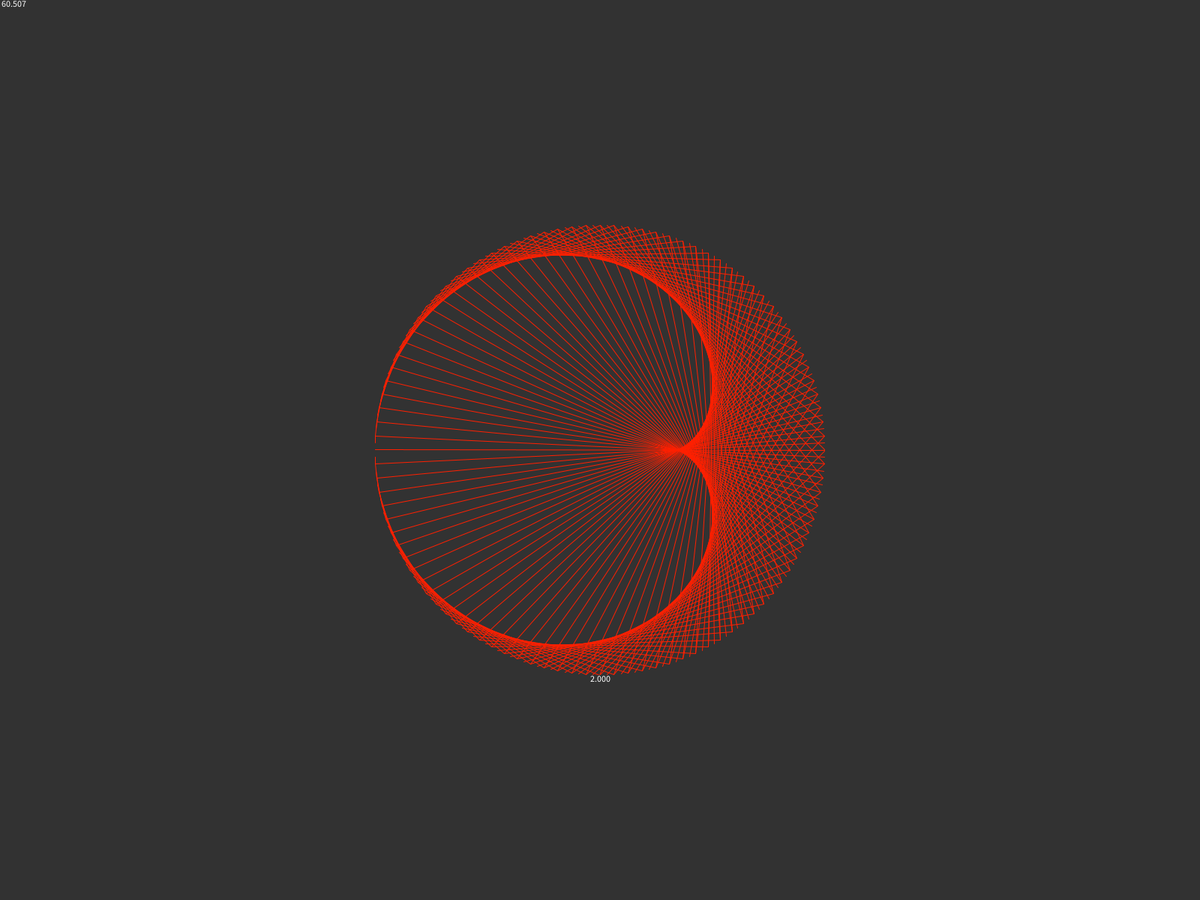
Frame 1 (no input)
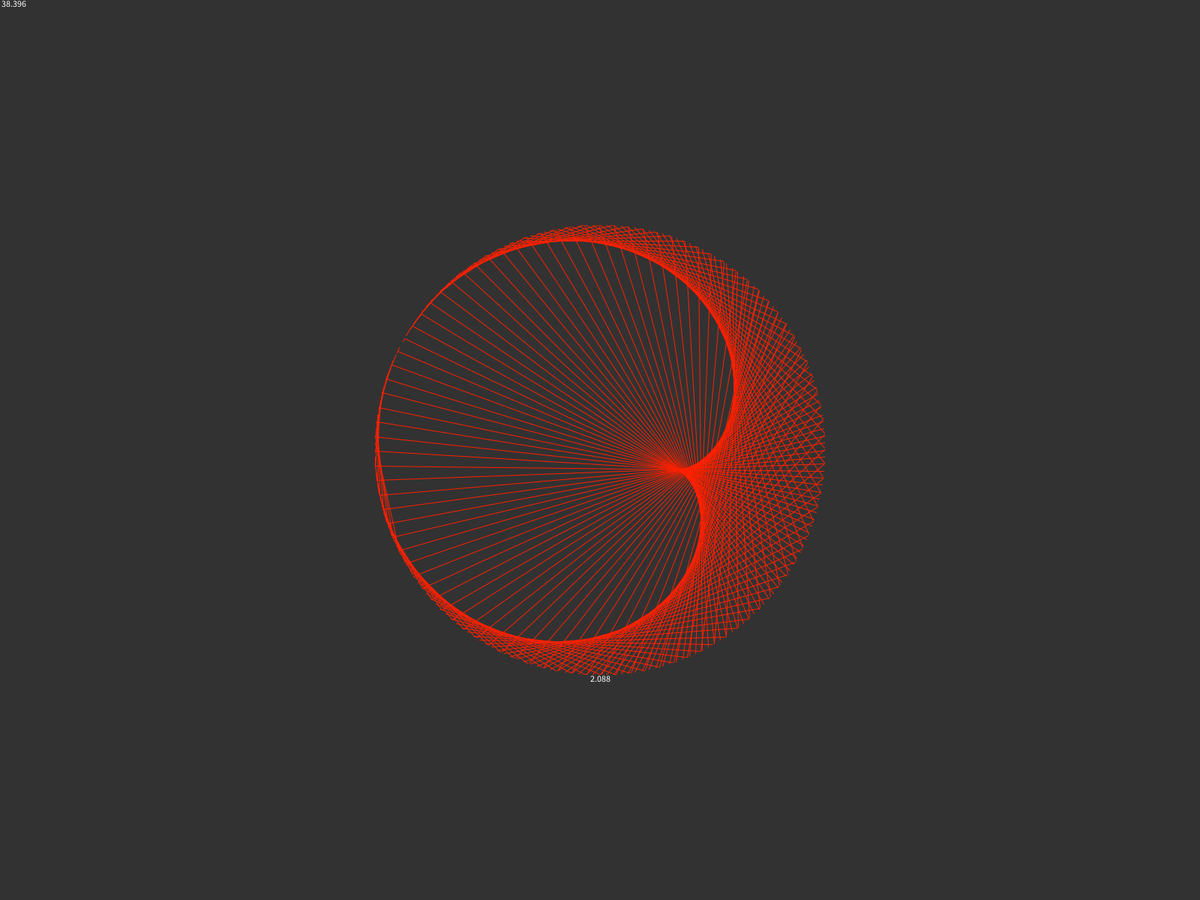
Frame 60 (the mouse pressed at the canvas centre just before this capture)
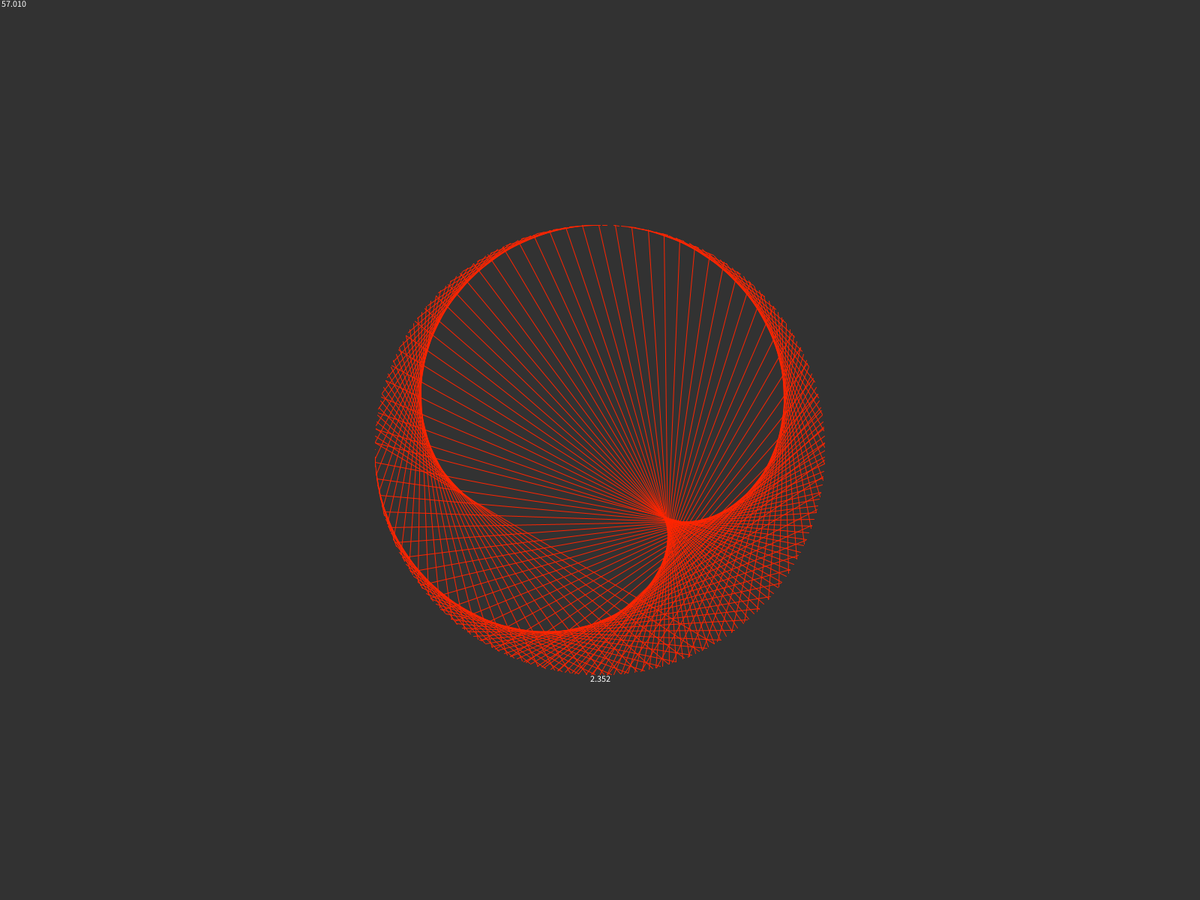
Frame 120 (the mouse held since frame 60 and released just before this capture)

The Processing sketch that drew these frames (run headless with seeded random() and noise(); from frame 60 on, the mouse is pressed at the canvas centre):

// Processing sketch: CircleModulation
// ── CircleModulation.pde
final int r = 300;
final int n = 200;

final float maxMult = 100, minMult = 2, modMult = maxMult - minMult;

float tStep = 0.001;

float mult;
float t;

PVector[] dots;

PGraphics circle;

boolean update, step;

void setup() {
  fullScreen();
  imageMode(CENTER);

  mult = 2;
  t = 0;
  update = true;

  circle = createGraphics(2 * r, 2 * r);
  circle.beginDraw();    
  circle.colorMode(HSB);
  circle.endDraw();

  dots = new PVector[n];
  for (int i = 0; i < dots.length; i++) {
    float a = map(i, 0, n, PI, -PI);
    float x = r * cos(a);
    float y = r * sin(a);
    dots[i] = new PVector(x, y);
  }
}
void draw() {
  background(50);

  if (update || step) {
    circle.beginDraw();
    circle.clear();
    circle.stroke(map(mult % modMult, 0, modMult, 0, 255), 255, 255);
    circle.translate(r, r);
    if (int(mult) == mult) {
      for (int i = 0; i < dots.length; i++) {
        int j = (i * int(mult)) % dots.length;
        circle.line(dots[i].x, dots[i].y, dots[j].x, dots[j].y);
      }
    } else {
      for (int i = 0; i < dots.length; i++) {
        float j = (i * mult) % dots.length;
        int j1 = int(j);
        int j2 = (j1 + 1) % dots.length;
        float x = map(j, j1, j2, dots[j1].x, dots[j2].x);
        float y = map(j, j1, j2, dots[j1].y, dots[j2].y);

        //float a = map(j, 0, n, PI, -PI);
        //float x = r * cos(a);
        //float y = r * sin(a);
        circle.line(dots[i].x, dots[i].y, x, y);
      }
    }
    circle.endDraw();

    t += tStep;
    mult = map(-cos(t), -1, 1, minMult, maxMult);
    step = false;
  }
  
  image(circle, width / 2, height / 2);
  textAlign(CENTER, TOP);
  text(mult, width / 2, height / 2 + r);
  textAlign(LEFT, TOP);
  text(frameRate, 0, 0);
}

void keyPressed() {
  switch(key) {
  case ' ':
    update = !update;
    break;
    case 'k':
    step = true;
    break;
  }
}
